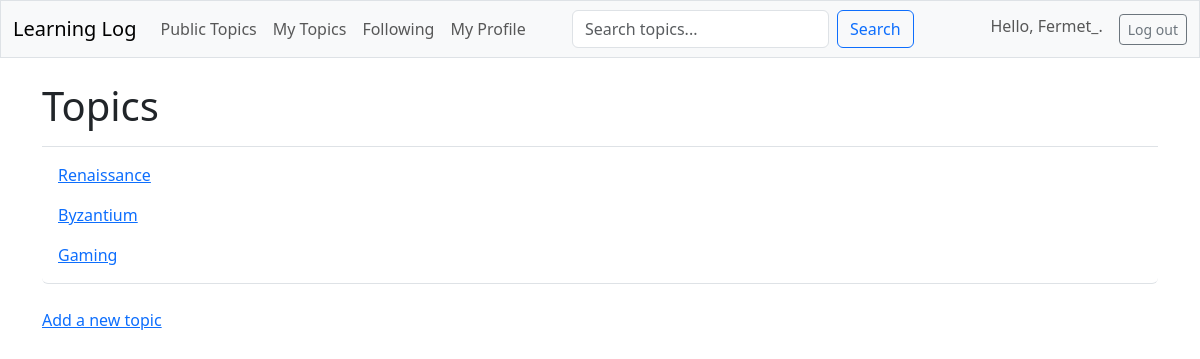
Page /topics/ (signed in) on the earlier database version.
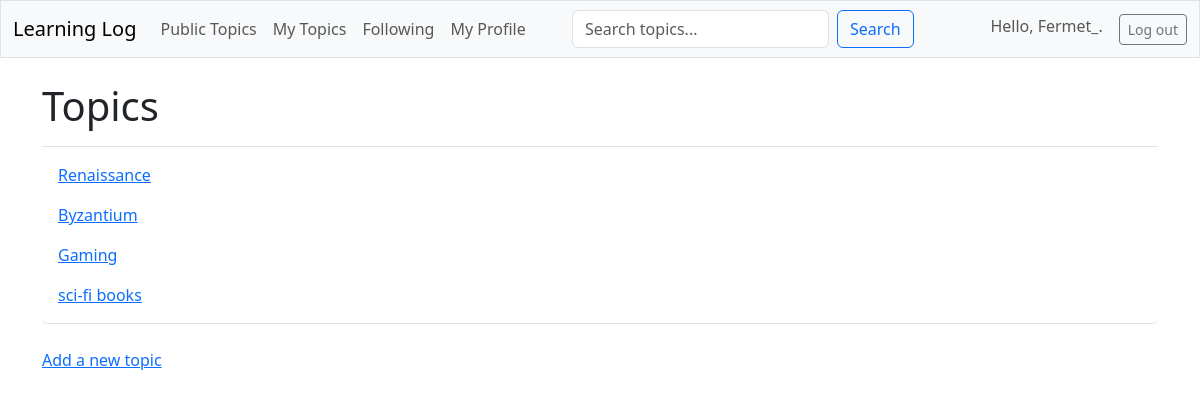
Same page on the later database version.
### learning_logs/models.py (models this page shows, shortened)
class Topic(models.Model):
    text = models.CharField(max_length=200)
    date_added = models.DateTimeField(auto_now_add=True)
    owner = models.ForeignKey(User, on_delete=models.CASCADE)
    public = models.BooleanField(default=False)
    category = models.ForeignKey(Category, on_delete=models.SET_NULL, null=True, blank=True)

### learning_logs/views.py (the view)
# urls.py: path('topics/', views.topics, name='topics'),
@login_required
def topics(request):
    topics = Topic.objects.filter(owner=request.user).order_by('date_added')
    context = {'topics': topics}
    return render(request, 'learning_logs/topics.html', context)

### learning_logs/templates/learning_logs/topics.html
{% extends 'learning_logs/base.html'%}
{% block page_header %}
   <h1>Topics</h1>
{% endblock page_header %}
{% block content %}
    <ul class="list-group border-bottom pb-2 mb-4">
        {% for topic in topics %}
            <li class="list-group-item border-0">
                <a href="{% url 'learning_logs:topic' topic.id %}">
                    {{topic.text }}</a>
            </li>
            {% empty%}
                <li class="list-group-item border-0">No topics habe been added yet.</li>
            {% endfor %}
    </ul>
    <a href="{% url 'learning_logs:new_topic' %}">Add a new topic</a>
{% endblock content%}

Differences in the rows shown:
added Topic: text "sci-fi books"
